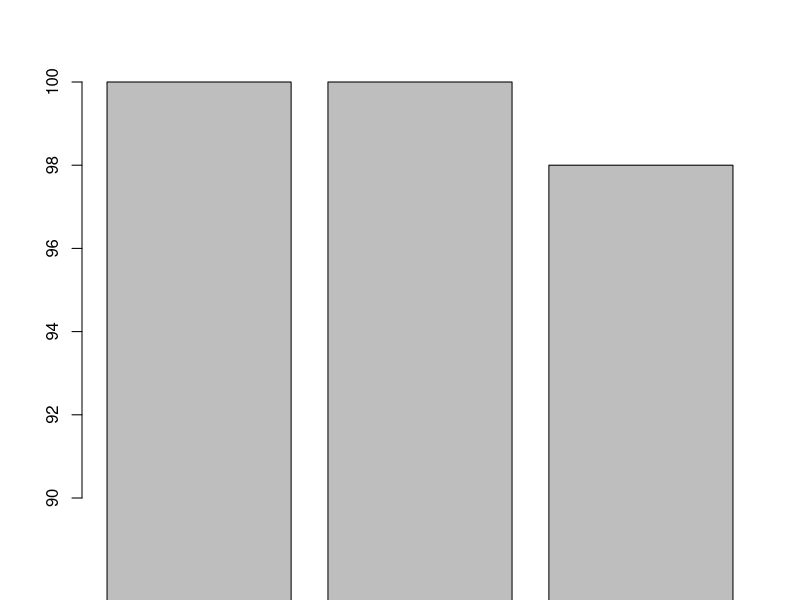

Write R code to recreate this figure. (Note: this script raises an error after producing the figure.)
library(ggplot2)

## (a) GC contents
barplot(c(100,100,98), ylim=c(90,100), main="", xlab="", ylab='')
Axis(side=1, labels = c('<50%','50%-70%','>70%'), cex.axis=1.0)
Axis(side=2, cex.axis=1.0)
title(xlab='GC content', font.lab=2, cex.lab=1.0)
title(ylab='Accuracy', font.lab=2, cex.lab=1.0)

## (b) Ts/Tv
barplot(c(100,99,94), ylim=c(90,100), main="", xlab="", ylab='')
Axis(side=1, labels = c('<3','3-5','>5'), cex.axis=1.0)
Axis(side=2, cex.axis=1.0)
title(xlab='Transition/transversion ratio', font.lab=2, cex.lab=1.0)
title(ylab='Accuracy', font.lab=2, cex.lab=1.0)

## (c) Rate
barplot(c(100,99,99), ylim=c(90,100), main="", xlab="", ylab='')
Axis(side=1, labels = c('<1','1-2','>2'), cex.axis=1.0)
Axis(side=2, cex.axis=1.0)
title(xlab='Rate', font.lab=2, cex.lab=1.0)
title(ylab='Accuracy', font.lab=2, cex.lab=1.0)


## (d) SeqLength and TaxaNum
df.m = expand.grid(seqLength = c('<500','500-1000','1000-2000','2000-3000','>3000'), taxaNum = c('50','100','200','300','400'))
df.m$value = c(82,84,88,94,100,86,95,95,89,100,96,95,99,100,100,96,98,99,100,100,100,98,99,100,100)

color.palette  <- colorRampPalette(c("#7abbff","#6195cc","#3d5d7f","#182533"), space='Lab')
p = ggplot(data = df.m, aes(x=taxaNum, y=seqLength)) + geom_tile(aes(fill = value)) + coord_equal()
p + scale_fill_gradientn(colours = color.palette(100)) + theme_bw() + theme(panel.border = element_blank())

## (e) SeqLength and TaxaNum_NJ
df.nj = expand.grid(seqLength = c('<500','500-1000','1000-2000','2000-3000','>3000'), taxaNum = c('50','100','200','300','400'))
df.nj$value = c(71,81,83,94,100,82,85,95,89,100,89,90,99,100,100,89,97,99,100,100,93,95,96,100,100)

color.palette  <- colorRampPalette(c("#c9e3ff", "#7abbff","#6195cc","#3d5d7f","#182533"), space='Lab')
p.nj = ggplot(data = df.nj, aes(x=taxaNum, y=seqLength)) + geom_tile(aes(fill = value)) + coord_equal()
p.nj + scale_fill_gradientn(colours = color.palette(100)) + theme_bw() + theme(panel.border = element_blank())

## (f) topological error
df.rf = expand.grid(topoError = c('>20%','15%-20%','10%-15%','5%-10%','<5%'), taxaNum = c('50','100','200','300','400'))
df.rf$value = c(57,88,75,93,88,77,88,87,96,96,80,94,100,98,100,89,100,98,98,100,91,100,96,97,100)

color.palette  <- colorRampPalette(c("#f1f8ff", "#c9e3ff", "#7abbff","#6195cc","#3d5d7f","#182533"), space='Lab')

p.rf = ggplot(data = df.rf, aes(x=taxaNum, y=topoError)) + geom_tile(aes(fill = value)) + coord_equal()
p.rf + scale_fill_gradientn(colours = color.palette(100)) + theme_bw() + theme(panel.border = element_blank())

